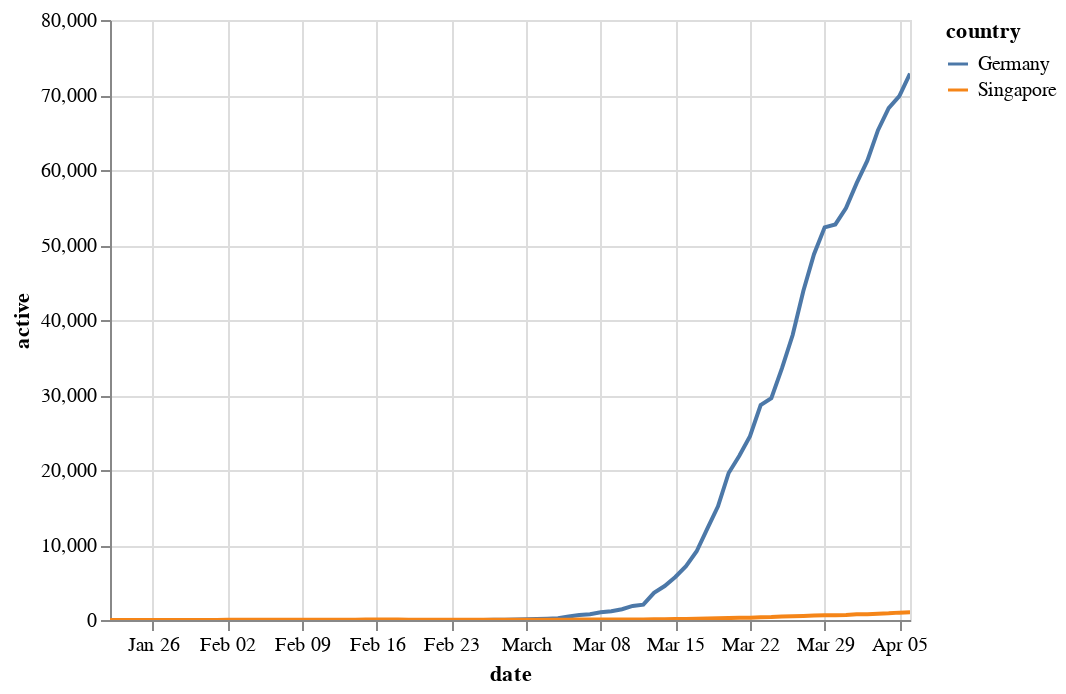

The notebook cell saved with this chart:
### Code cell
df_filtered = df[df.country.isin(['Singapore', 'Germany'])]

alt.Chart(df_filtered).mark_line().encode(
    x='date',
    y='active',
    color='country'
).interactive()

### Figure 1 — Vega-Lite specification as saved in the notebook (floating-point values rounded to 4 significant figures; data arrays with more than 128 entries replaced by an {"elided": "..."} marker saying what was removed)
{"config": {"view": {"continuousWidth": 400, "continuousHeight": 300}}, "data": {"name": "data-901c7d72de84221676b80cdba34993b6"}, "mark": "line", "encoding": {"color": {"type": "nominal", "field": "country"}, "x": {"type": "temporal", "field": "date"}, "y": {"type": "quantitative", "field": "active"}}, "selection": {"selector001": {"type": "interval", "bind": "scales", "encodings": ["x", "y"]}}, "$schema": "https://vega.github.io/schema/vega-lite/v4.0.2.json", "datasets": {"data-901c7d72de84221676b80cdba34993b6": {"elided": "456 records"}}}
